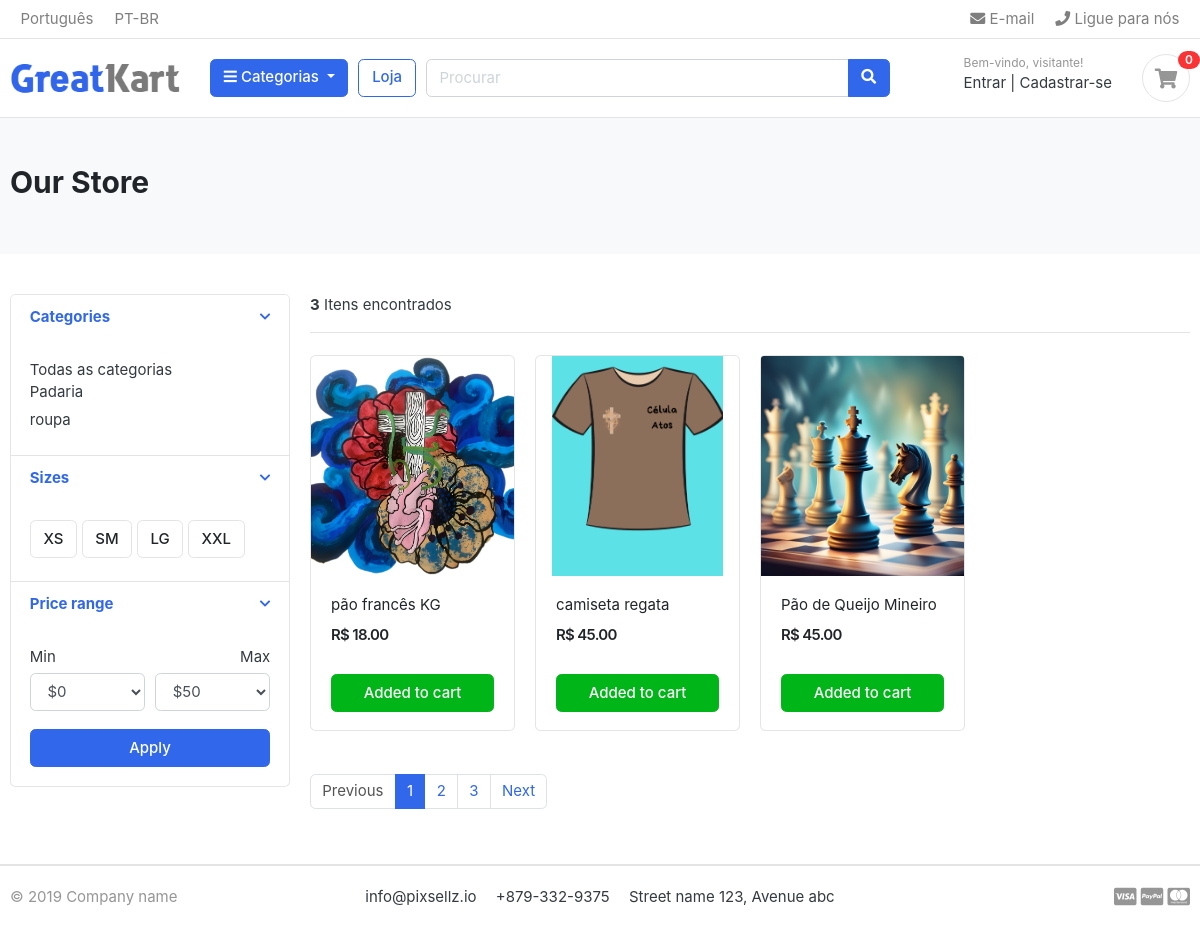
Page /produtos/ on the earlier database version.
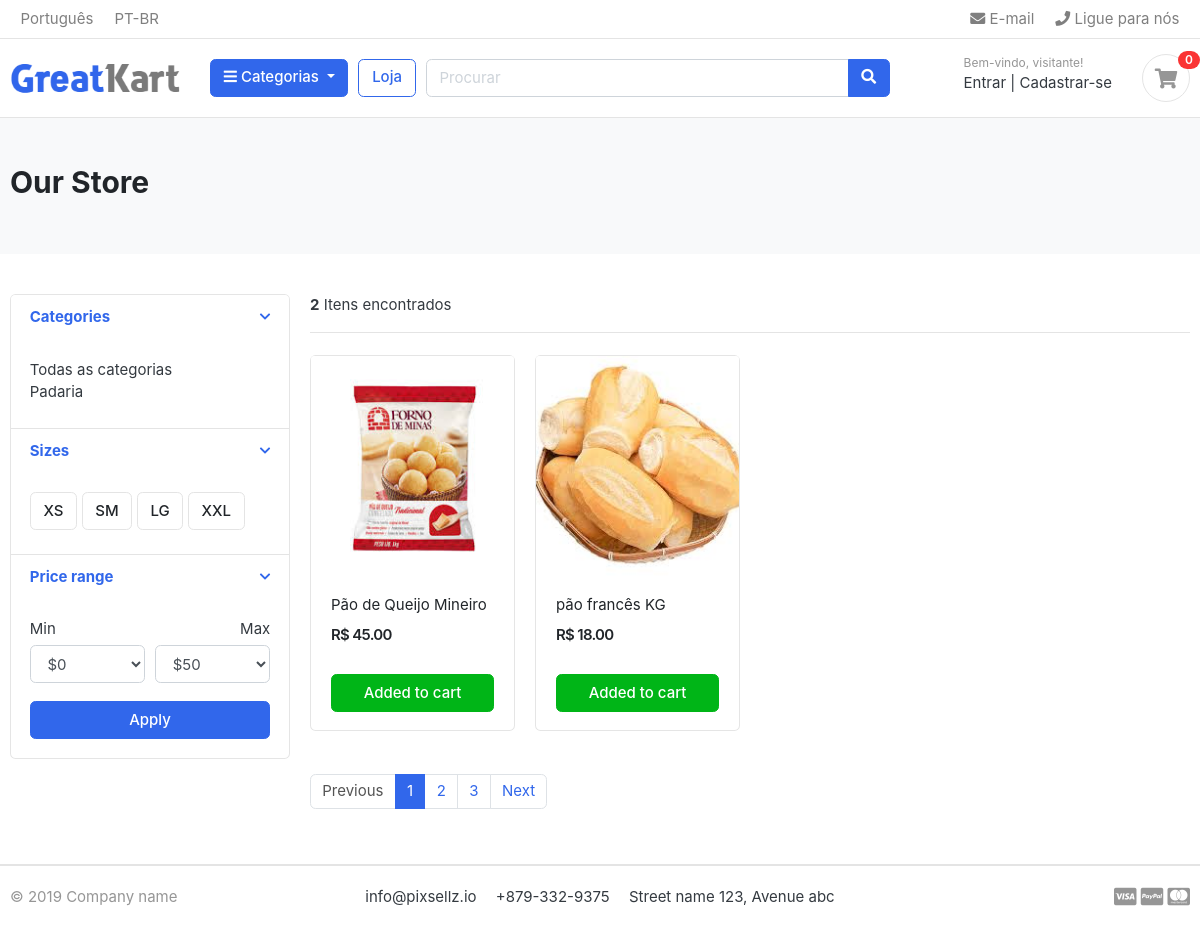
Same page on the later database version.
### categoria/models.py (models this page shows, shortened)
class Categoria(models.Model):
    categoria_nome = models.CharField(max_length=50, unique=True)
    slug = models.SlugField(max_length=100, unique=True)
    descricao = models.TextField(max_length=200, blank=True)
    categoria_imagem = models.ImageField(upload_to='fotos/categoria', blank=True)
    def get_url(self):
        return reverse('produtos_por_categoria', args=[self.slug])

### produtos/models.py (models this page shows, shortened)
class Produto(models.Model):
    categoria = models.ForeignKey('categoria.Categoria', on_delete=models.CASCADE)
    produto_nome = models.CharField(max_length=100, unique=True)
    slug = models.SlugField(max_length=100, unique=True)
    descricao = models.TextField(max_length=300, blank=True)
    preco = models.DecimalField(max_digits=10, decimal_places=2)
    imagem = models.ImageField(upload_to='fotos/produtos/', blank=True)
    estoque = models.IntegerField()
    esta_disponivel = models.BooleanField(default=True)
    criado_em = models.DateTimeField(auto_now=True)
    modificado_em = models.DateTimeField(auto_now_add=True)
    def get_url(self):
        return reverse('produto_detalhe', args=[self.categoria.slug, self.slug])

### produtos/views.py (the view)
# urls.py: path('', views.visualizarProdutos, name='produtos'),
def visualizarProdutos(request, categoria_slug=None):
    categoria = None
    produtos = None
    if categoria_slug != None:
        categoria = get_object_or_404(Categoria, slug=categoria_slug)
        produtos = Produto.objects.filter(categoria=categoria, esta_disponivel=True)
        produtos_quant = produtos.count()
    else:
        produtos = Produto.objects.all().filter(esta_disponivel=True).order_by('criado_em')
        produtos_quant = produtos.count()
    contexto = {
        'produtos': produtos,
        'produtos_quant': produtos_quant,
    }
    return render(request, 'produtos/produtos.html', contexto)

### categoria/processador_contexto.py (called while the page is built)
def categoria_display(request):
    categorias = Categoria.objects.all()
    return {'cats': categorias}

### templates/produtos/produtos.html (shortened to what the changed rows need)
{% extends 'base.html' %}
{% block content %}
<section class="section-pagetop bg">
    <div class="container">
        <h2 class="title-page">Our Store</h2>
    </div>
    </section>
    <section class="section-content padding-y">
    <div class="container">
    <div class="row">
        <aside class="col-md-3">
    <div class="card">
        <article class="filter-group">
            <div class="filter-content collapse show" id="collapse_1" style="">
                <div class="card-body">
                    <ul class="list-menu">
                        {% for cat in cats %}
                            <li><a href="{{cat.get_url}}">{{cat.categoria_nome}}</a></li>
                        {% endfor %}
                </div>
            </div>
        </article>
    </div>
        </aside>
        <main class="col-md-9">
    <header class="border-bottom mb-4 pb-3">
            <div class="form-inline">
                <span class="mr-md-auto">
                    <b> {{ produtos_quant }}</b> Itens encontrados
                </span>
            </div>
    </header>
    <div class="row">
        {% for produto in produtos %}
            <div class="col-md-3">
                <figure class="card card-product-grid">
                    <div class="img-wrap">
                        <a href="{{ produto.get_url }}"><img src="{{ produto.imagem.url }}"></a>
                    </div>
                    <figcaption class="info-wrap">
                        <div class="fix-height">
                            <a href="{{ produto.get_url }}" class="title">{{ produto.produto_nome }}</a>
                            <div class="price-wrap mt-2">
                                <span class="price">R$ {{ produto.preco }}</span>
                            </div>
                        </div>
                        <a href="#" class="btn btn-block btn-success">Added to cart </a>
                    </figcaption>
                </figure>
            </div>
        {% endfor %}
    </div>
        </main>
    </div>
    </div>
    </section>
{% endblock %}

Differences in the rows shown:
removed Categoria: categoria_nome "roupa"
removed Produto: imagem (picture), produto_nome "camiseta regata", preco "45.00"
changed Produto "Pão de Queijo Mineiro": imagem: a different picture; moves up the list
changed Produto "pão francês KG": imagem: a different picture
Other differences:
{{ produtos_quant }}: "3" → "2"
